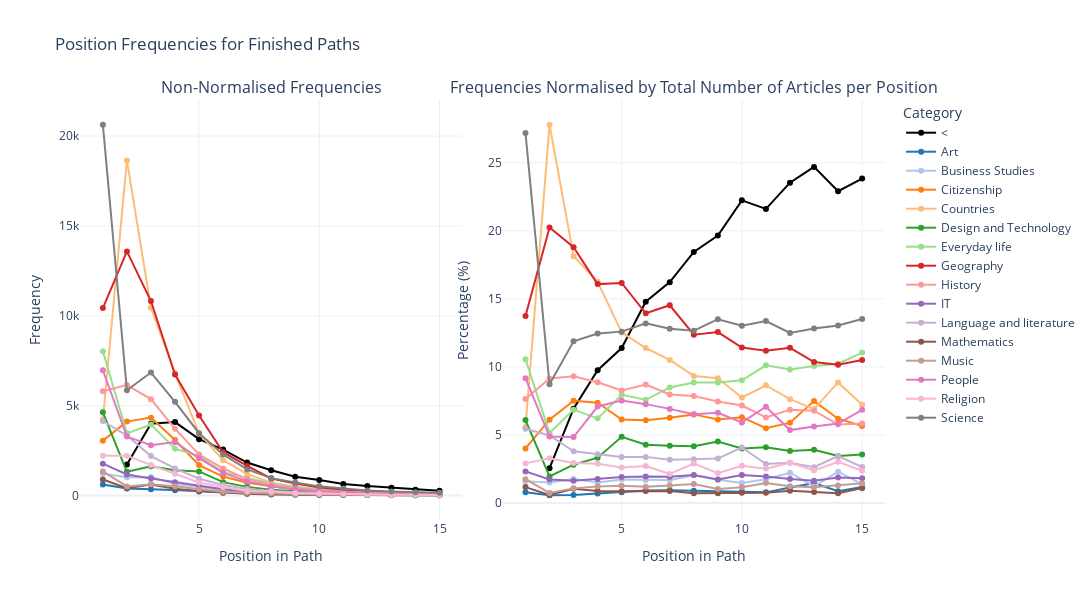

Here is the notebook cell this chart was saved with:
### Code cell
df_position_data = get_position_frequencies(common_paths_nl, max_position=15)
plot_position_line(df_position_data, df_article, title="Position Frequencies for Finished Paths")

### Figure 1 — Plotly figure (JSON) as saved in the notebook; plotly's stock layout.template omitted (floating-point values rounded to 4 significant figures)
{"data": [{"line": {"color": "rgb(0,0,0)"}, "mode": "lines+markers", "name": "<", "type": "scatter", "x": [2, 3, 4, 5, 6, 7, 8, 9, 10, 11, 12, 13, 14, 15], "xaxis": "x", "y": [1718, 3991, 4082, 3131, 2551, 1832, 1405, 1040, 860, 632, 518, 422, 318, 261], "yaxis": "y"}, {"line": {"color": "rgb(31.0,119.0,180.0)"}, "mode": "lines+markers", "name": "Art", "type": "scatter", "x": [1, 2, 3, 4, 5, 6, 7, 8, 9, 10, 11, 12, 13, 14, 15], "xaxis": "x", "y": [608, 385, 342, 291, 216, 158, 107, 69, 45, 33, 23, 25, 25, 12, 13], "yaxis": "y"}, {"line": {"color": "rgb(174.0,199.0,232.0)"}, "mode": "lines+markers", "name": "Business Studies", "type": "scatter", "x": [1, 2, 3, 4, 5, 6, 7, 8, 9, 10, 11, 12, 13, 14, 15], "xaxis": "x", "y": [1213, 1009, 1019, 632, 475, 291, 191, 156, 91, 57, 51, 49, 21, 32, 15], "yaxis": "y"}, {"line": {"color": "rgb(255.0,127.0,14.0)"}, "mode": "lines+markers", "name": "Citizenship", "type": "scatter", "x": [1, 2, 3, 4, 5, 6, 7, 8, 9, 10, 11, 12, 13, 14, 15], "xaxis": "x", "y": [3049, 4107, 4329, 3085, 1687, 1050, 707, 496, 325, 244, 161, 130, 128, 86, 62], "yaxis": "y"}, {"line": {"color": "rgb(255.0,187.0,120.0)"}, "mode": "lines+markers", "name": "Countries", "type": "scatter", "x": [1, 2, 3, 4, 5, 6, 7, 8, 9, 10, 11, 12, 13, 14, 15], "xaxis": "x", "y": [4232, 18643, 10438, 6795, 3446, 1964, 1187, 711, 485, 300, 253, 168, 118, 123, 79], "yaxis": "y"}, {"line": {"color": "rgb(44.0,160.0,44.0)"}, "mode": "lines+markers", "name": "Design and Technology", "type": "scatter", "x": [1, 2, 3, 4, 5, 6, 7, 8, 9, 10, 11, 12, 13, 14, 15], "xaxis": "x", "y": [4626, 1314, 1623, 1395, 1338, 739, 476, 318, 239, 155, 120, 84, 67, 48, 39], "yaxis": "y"}, {"line": {"color": "rgb(152.0,223.0,138.0)"}, "mode": "lines+markers", "name": "Everyday life", "type": "scatter", "x": [1, 2, 3, 4, 5, 6, 7, 8, 9, 10, 11, 12, 13, 14, 15], "xaxis": "x", "y": [8020, 3455, 3950, 2602, 2186, 1308, 959, 674, 469, 349, 296, 216, 172, 142, 121], "yaxis": "y"}, {"line": {"color": "rgb(214.0,39.0,40.0)"}, "mode": "lines+markers", "name": "Geography", "type": "scatter", "x": [1, 2, 3, 4, 5, 6, 7, 8, 9, 10, 11, 12, 13, 14, 15], "xaxis": "x", "y": [10425, 13580, 10817, 6726, 4446, 2404, 1640, 942, 665, 442, 327, 251, 177, 141, 115], "yaxis": "y"}, {"line": {"color": "rgb(255.0,152.0,150.0)"}, "mode": "lines+markers", "name": "History", "type": "scatter", "x": [1, 2, 3, 4, 5, 6, 7, 8, 9, 10, 11, 12, 13, 14, 15], "xaxis": "x", "y": [5796, 6142, 5358, 3710, 2273, 1502, 900, 599, 395, 277, 184, 151, 116, 80, 64], "yaxis": "y"}, {"line": {"color": "rgb(148.0,103.0,189.0)"}, "mode": "lines+markers", "name": "IT", "type": "scatter", "x": [1, 2, 3, 4, 5, 6, 7, 8, 9, 10, 11, 12, 13, 14, 15], "xaxis": "x", "y": [1766, 1165, 946, 740, 525, 338, 218, 157, 92, 80, 57, 39, 28, 26, 20], "yaxis": "y"}, {"line": {"color": "rgb(197.0,176.0,213.0)"}, "mode": "lines+markers", "name": "Language and literature", "type": "scatter", "x": [1, 2, 3, 4, 5, 6, 7, 8, 9, 10, 11, 12, 13, 14, 15], "xaxis": "x", "y": [4142, 3331, 2188, 1502, 931, 585, 360, 245, 173, 158, 84, 65, 45, 48, 29], "yaxis": "y"}, {"line": {"color": "rgb(140.0,86.0,75.0)"}, "mode": "lines+markers", "name": "Mathematics", "type": "scatter", "x": [1, 2, 3, 4, 5, 6, 7, 8, 9, 10, 11, 12, 13, 14, 15], "xaxis": "x", "y": [890, 397, 608, 374, 237, 152, 99, 55, 38, 29, 22, 20, 14, 10, 12], "yaxis": "y"}, {"line": {"color": "rgb(196.0,156.0,148.0)"}, "mode": "lines+markers", "name": "Music", "type": "scatter", "x": [1, 2, 3, 4, 5, 6, 7, 8, 9, 10, 11, 12, 13, 14, 15], "xaxis": "x", "y": [1334, 501, 621, 512, 350, 206, 145, 106, 55, 45, 43, 27, 20, 18, 16], "yaxis": "y"}, {"line": {"color": "rgb(227.0,119.0,194.0)"}, "mode": "lines+markers", "name": "People", "type": "scatter", "x": [1, 2, 3, 4, 5, 6, 7, 8, 9, 10, 11, 12, 13, 14, 15], "xaxis": "x", "y": [6965, 3275, 2791, 2966, 2071, 1253, 781, 497, 351, 229, 207, 118, 96, 81, 75], "yaxis": "y"}, {"line": {"color": "rgb(247.0,182.0,210.0)"}, "mode": "lines+markers", "name": "Religion", "type": "scatter", "x": [1, 2, 3, 4, 5, 6, 7, 8, 9, 10, 11, 12, 13, 14, 15], "xaxis": "x", "y": [2212, 2213, 1694, 1204, 719, 468, 242, 221, 116, 106, 74, 65, 41, 42, 26], "yaxis": "y"}, {"line": {"color": "rgb(127.0,127.0,127.0)"}, "mode": "lines+markers", "name": "Science", "type": "scatter", "x": [1, 2, 3, 4, 5, 6, 7, 8, 9, 10, 11, 12, 13, 14, 15], "xaxis": "x", "y": [20627, 5854, 6838, 5206, 3462, 2276, 1445, 964, 715, 504, 391, 275, 219, 181, 148], "yaxis": "y"}, {"line": {"color": "rgb(0,0,0)"}, "mode": "lines+markers", "name": "<", "showlegend": false, "type": "scatter", "x": [2, 3, 4, 5, 6, 7, 8, 9, 10, 11, 12, 13, 14, 15], "xaxis": "x2", "y": [2.561, 6.934, 9.76, 11.39, 14.79, 16.23, 18.45, 19.64, 22.23, 21.61, 23.53, 24.69, 22.91, 23.84], "yaxis": "y2"}, {"line": {"color": "rgb(31.0,119.0,180.0)"}, "mode": "lines+markers", "name": "Art", "showlegend": false, "type": "scatter", "x": [1, 2, 3, 4, 5, 6, 7, 8, 9, 10, 11, 12, 13, 14, 15], "xaxis": "x2", "y": [0.801, 0.5739, 0.5942, 0.6958, 0.7857, 0.9162, 0.9478, 0.9061, 0.85, 0.8532, 0.7863, 1.136, 1.463, 0.8646, 1.187], "yaxis": "y2"}, {"line": {"color": "rgb(174.0,199.0,232.0)"}, "mode": "lines+markers", "name": "Business Studies", "showlegend": false, "type": "scatter", "x": [1, 2, 3, 4, 5, 6, 7, 8, 9, 10, 11, 12, 13, 14, 15], "xaxis": "x2", "y": [1.598, 1.504, 1.771, 1.511, 1.728, 1.687, 1.692, 2.049, 1.719, 1.474, 1.744, 2.226, 1.229, 2.305, 1.37], "yaxis": "y2"}, {"line": {"color": "rgb(255.0,127.0,14.0)"}, "mode": "lines+markers", "name": "Citizenship", "showlegend": false, "type": "scatter", "x": [1, 2, 3, 4, 5, 6, 7, 8, 9, 10, 11, 12, 13, 14, 15], "xaxis": "x2", "y": [4.017, 6.122, 7.522, 7.377, 6.136, 6.089, 6.263, 6.513, 6.139, 6.308, 5.504, 5.906, 7.49, 6.196, 5.662], "yaxis": "y2"}, {"line": {"color": "rgb(255.0,187.0,120.0)"}, "mode": "lines+markers", "name": "Countries", "showlegend": false, "type": "scatter", "x": [1, 2, 3, 4, 5, 6, 7, 8, 9, 10, 11, 12, 13, 14, 15], "xaxis": "x2", "y": [5.575, 27.79, 18.14, 16.25, 12.53, 11.39, 10.51, 9.337, 9.161, 7.756, 8.65, 7.633, 6.905, 8.862, 7.215], "yaxis": "y2"}, {"line": {"color": "rgb(44.0,160.0,44.0)"}, "mode": "lines+markers", "name": "Design and Technology", "showlegend": false, "type": "scatter", "x": [1, 2, 3, 4, 5, 6, 7, 8, 9, 10, 11, 12, 13, 14, 15], "xaxis": "x2", "y": [6.094, 1.959, 2.82, 3.336, 4.867, 4.285, 4.216, 4.176, 4.515, 4.007, 4.103, 3.816, 3.92, 3.458, 3.562], "yaxis": "y2"}, {"line": {"color": "rgb(152.0,223.0,138.0)"}, "mode": "lines+markers", "name": "Everyday life", "showlegend": false, "type": "scatter", "x": [1, 2, 3, 4, 5, 6, 7, 8, 9, 10, 11, 12, 13, 14, 15], "xaxis": "x2", "y": [10.57, 5.15, 6.863, 6.222, 7.951, 7.585, 8.495, 8.851, 8.859, 9.023, 10.12, 9.814, 10.06, 10.23, 11.05], "yaxis": "y2"}, {"line": {"color": "rgb(214.0,39.0,40.0)"}, "mode": "lines+markers", "name": "Geography", "showlegend": false, "type": "scatter", "x": [1, 2, 3, 4, 5, 6, 7, 8, 9, 10, 11, 12, 13, 14, 15], "xaxis": "x2", "y": [13.73, 20.24, 18.79, 16.08, 16.17, 13.94, 14.53, 12.37, 12.56, 11.43, 11.18, 11.4, 10.36, 10.16, 10.5], "yaxis": "y2"}, {"line": {"color": "rgb(255.0,152.0,150.0)"}, "mode": "lines+markers", "name": "History", "showlegend": false, "type": "scatter", "x": [1, 2, 3, 4, 5, 6, 7, 8, 9, 10, 11, 12, 13, 14, 15], "xaxis": "x2", "y": [7.636, 9.155, 9.31, 8.871, 8.268, 8.71, 7.972, 7.866, 7.461, 7.161, 6.291, 6.861, 6.788, 5.764, 5.845], "yaxis": "y2"}, {"line": {"color": "rgb(148.0,103.0,189.0)"}, "mode": "lines+markers", "name": "IT", "showlegend": false, "type": "scatter", "x": [1, 2, 3, 4, 5, 6, 7, 8, 9, 10, 11, 12, 13, 14, 15], "xaxis": "x2", "y": [2.327, 1.736, 1.644, 1.769, 1.91, 1.96, 1.931, 2.062, 1.738, 2.068, 1.949, 1.772, 1.638, 1.873, 1.826], "yaxis": "y2"}, {"line": {"color": "rgb(197.0,176.0,213.0)"}, "mode": "lines+markers", "name": "Language and literature", "showlegend": false, "type": "scatter", "x": [1, 2, 3, 4, 5, 6, 7, 8, 9, 10, 11, 12, 13, 14, 15], "xaxis": "x2", "y": [5.457, 4.965, 3.802, 3.591, 3.386, 3.392, 3.189, 3.217, 3.268, 4.085, 2.872, 2.953, 2.633, 3.458, 2.648], "yaxis": "y2"}, {"line": {"color": "rgb(140.0,86.0,75.0)"}, "mode": "lines+markers", "name": "Mathematics", "showlegend": false, "type": "scatter", "x": [1, 2, 3, 4, 5, 6, 7, 8, 9, 10, 11, 12, 13, 14, 15], "xaxis": "x2", "y": [1.173, 0.5918, 1.056, 0.8943, 0.862, 0.8814, 0.877, 0.7223, 0.7178, 0.7497, 0.7521, 0.9087, 0.8192, 0.7205, 1.096], "yaxis": "y2"}, {"line": {"color": "rgb(196.0,156.0,148.0)"}, "mode": "lines+markers", "name": "Music", "showlegend": false, "type": "scatter", "x": [1, 2, 3, 4, 5, 6, 7, 8, 9, 10, 11, 12, 13, 14, 15], "xaxis": "x2", "y": [1.757, 0.7468, 1.079, 1.224, 1.273, 1.195, 1.284, 1.392, 1.039, 1.163, 1.47, 1.227, 1.17, 1.297, 1.461], "yaxis": "y2"}, {"line": {"color": "rgb(227.0,119.0,194.0)"}, "mode": "lines+markers", "name": "People", "showlegend": false, "type": "scatter", "x": [1, 2, 3, 4, 5, 6, 7, 8, 9, 10, 11, 12, 13, 14, 15], "xaxis": "x2", "y": [9.176, 4.882, 4.849, 7.092, 7.533, 7.266, 6.918, 6.527, 6.63, 5.92, 7.077, 5.361, 5.617, 5.836, 6.849], "yaxis": "y2"}, {"line": {"color": "rgb(247.0,182.0,210.0)"}, "mode": "lines+markers", "name": "Religion", "showlegend": false, "type": "scatter", "x": [1, 2, 3, 4, 5, 6, 7, 8, 9, 10, 11, 12, 13, 14, 15], "xaxis": "x2", "y": [2.914, 3.299, 2.943, 2.879, 2.615, 2.714, 2.144, 2.902, 2.191, 2.74, 2.53, 2.953, 2.399, 3.026, 2.374], "yaxis": "y2"}, {"line": {"color": "rgb(127.0,127.0,127.0)"}, "mode": "lines+markers", "name": "Science", "showlegend": false, "type": "scatter", "x": [1, 2, 3, 4, 5, 6, 7, 8, 9, 10, 11, 12, 13, 14, 15], "xaxis": "x2", "y": [27.17, 8.726, 11.88, 12.45, 12.59, 13.2, 12.8, 12.66, 13.51, 13.03, 13.37, 12.49, 12.81, 13.04, 13.52], "yaxis": "y2"}], "layout": {"annotations": [{"font": {"size": 16}, "showarrow": false, "text": "Non-Normalised Frequencies", "x": 0.2375, "xanchor": "center", "xref": "paper", "y": 1, "yanchor": "bottom", "yref": "paper"}, {"font": {"size": 16}, "showarrow": false, "text": "Frequencies Normalised by Total Number of Articles per Position", "x": 0.7625, "xanchor": "center", "xref": "paper", "y": 1, "yanchor": "bottom", "yref": "paper"}], "height": 600, "legend": {"title": {"text": "Category"}}, "title": {"text": "Position Frequencies for Finished Paths"}, "width": 1200, "xaxis": {"anchor": "y", "domain": [0, 0.475], "title": {"text": "Position in Path"}}, "xaxis2": {"anchor": "y2", "domain": [0.525, 1], "title": {"text": "Position in Path"}}, "yaxis": {"anchor": "x", "domain": [0, 1], "title": {"text": "Frequency"}}, "yaxis2": {"anchor": "x2", "domain": [0, 1], "title": {"text": "Percentage (%)"}}}}
